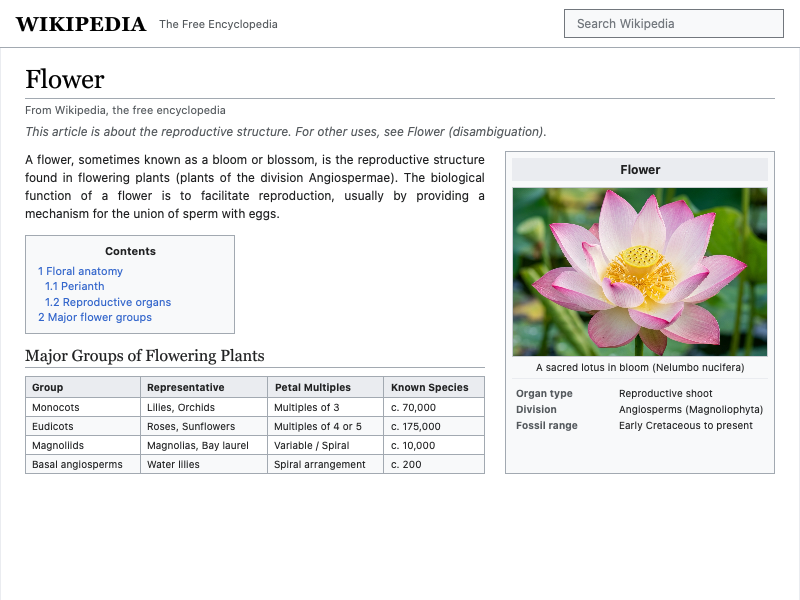
#> input picture blink_formal_wikipedia_flowers_p1.png, 800 x 600 px; the run also reads 1 picture not shown here
$ python find_feature_shifts.py
#> lines starting #> are read from the running program, lines starting #| are printed output that depends on the picture; after the words box and inside, x2 and y2 are one past the last pixel; in counts of white or black regions, pixels touching at a corner belong together
#!/usr/bin/env python3
import numpy as np
from PIL import Image

def find_text_bbox(img, y0, y1, x0, x1, bg_thresh=250):
    crop = img[y0:y1, x0:x1]
    # Non-background pixels: min channel < bg_thresh
    is_text = np.min(crop, axis=2) < bg_thresh
    rows = np.where(np.any(is_text, axis=1))[0]
    cols = np.where(np.any(is_text, axis=0))[0]
    if len(rows) == 0:
        return None
    min_y, max_y = y0 + rows[0], y0 + rows[-1]
    min_x, max_x = x0 + cols[0], x0 + cols[-1]
    # Center of mass in Y
    y_weights = np.sum(is_text, axis=1)
    y_com = y0 + np.average(np.arange(len(y_weights)), weights=y_weights)
    return min_y, max_y, min_x, max_x, y_com

def compare_features():
    p1_f = np.array(Image.open("blink_formal_wikipedia_flowers_p1.png").convert("RGB"))
#> p1_f is the input picture: shape (600, 800, 3); mean R, G, B 234.6, 234.9, 233
    p1_c = np.array(Image.open("chromium_wikipedia_flowers.png").convert("RGB"))

    p2_f = np.array(Image.open("blink_formal_wikipedia_flowers_p2.png").convert("RGB"))
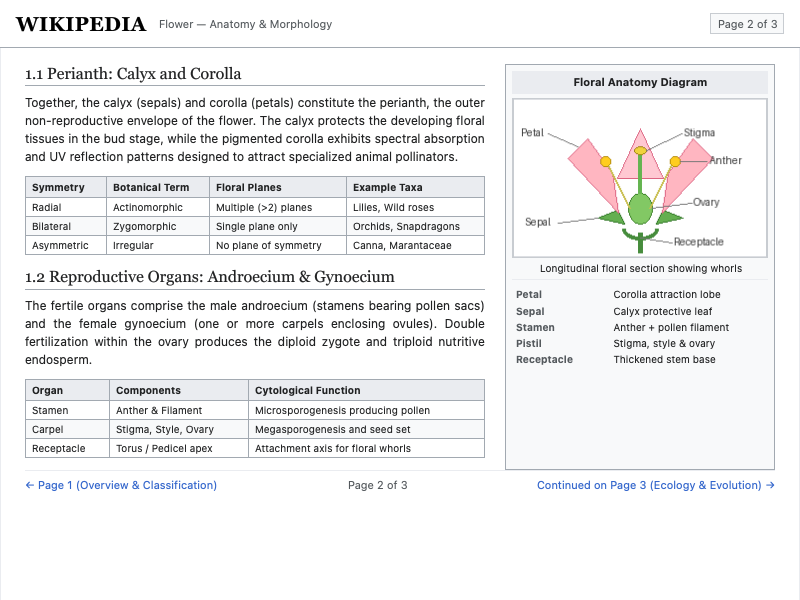
#> input picture blink_formal_wikipedia_flowers_p2.png, 800 x 600 px
#> p2_f is the input picture: shape (600, 800, 3); mean R, G, B 240.3, 240.4, 240.9
    p2_c = np.array(Image.open("chromium_wikipedia_flowers_p2.png").convert("RGB"))
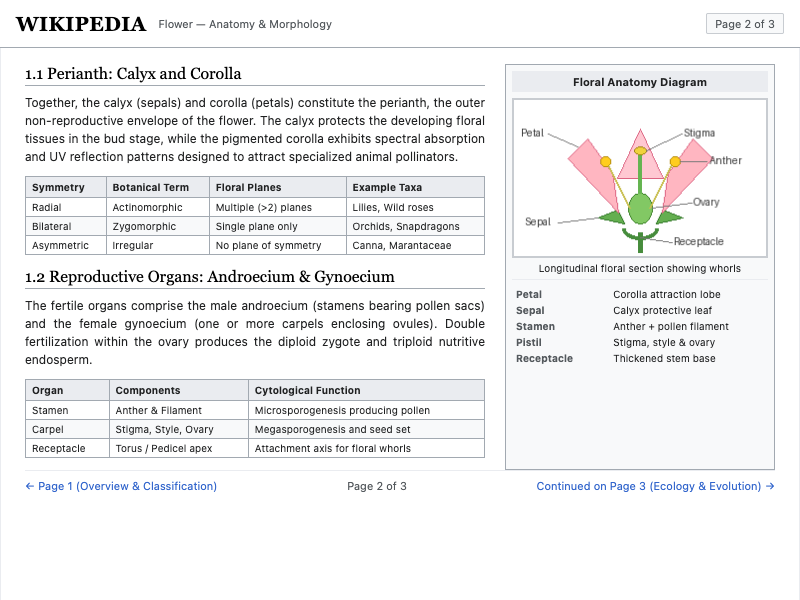
#> input picture chromium_wikipedia_flowers_p2.png, 800 x 600 px
#> p2_c is the input picture: shape (600, 800, 3); mean R, G, B 240.4, 240.5, 241

    p3_f = np.array(Image.open("blink_formal_wikipedia_flowers_p3.png").convert("RGB"))
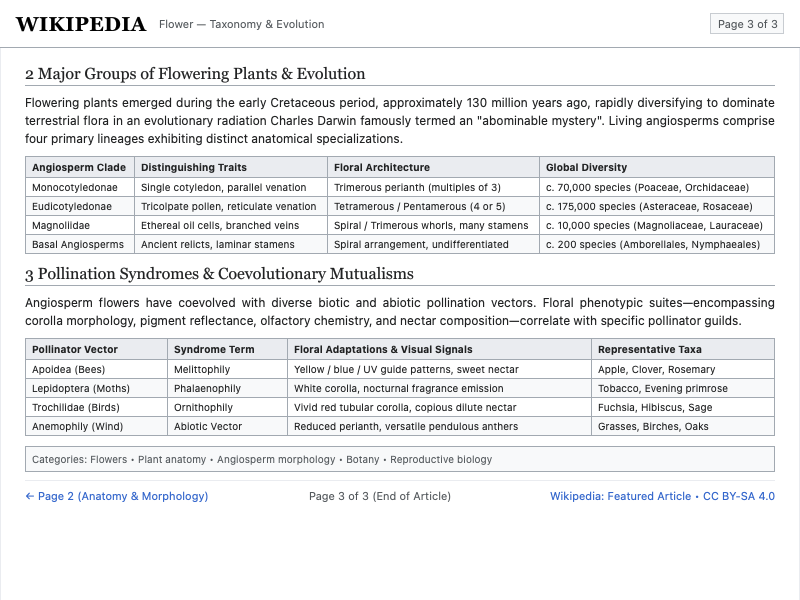
#> input picture blink_formal_wikipedia_flowers_p3.png, 800 x 600 px
#> p3_f is the input picture: shape (600, 800, 3); mean R, G, B 237, 237.6, 238.5
    p3_c = np.array(Image.open("chromium_wikipedia_flowers_p3.png").convert("RGB"))
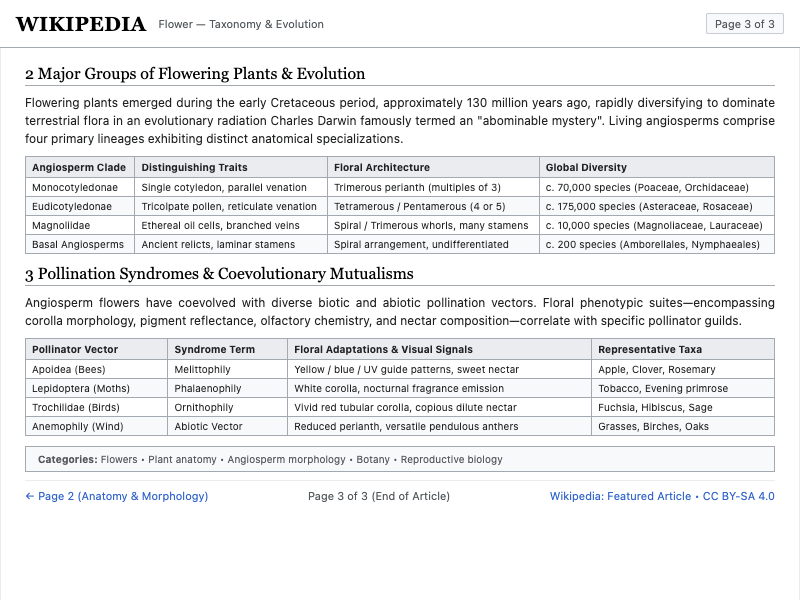
#> input picture chromium_wikipedia_flowers_p3.png, 800 x 600 px
#> p3_c is the input picture: shape (600, 800, 3); mean R, G, B 237.1, 237.7, 238.6

    features = [
        ("P1 Hatnote", p1_f, p1_c, 120, 145, 25, 550),
        ("P1 H1 Flower", p1_f, p1_c, 60, 95, 25, 200),
        ("P1 TOC Heading", p1_f, p1_c, 240, 265, 80, 180),
        ("P2 Diagram Caption", p2_f, p2_c, 260, 280, 515, 765),
        ("P2 H1.1 Heading", p2_f, p2_c, 65, 85, 25, 300),
        ("P2 H1.2 Heading", p2_f, p2_c, 265, 288, 25, 450),
        ("P2 Footer Page2", p2_f, p2_c, 475, 505, 330, 420),
        ("P3 H2 Heading", p3_f, p3_c, 65, 85, 25, 450),
        ("P3 H3 Heading", p3_f, p3_c, 265, 285, 25, 450),
        ("P3 Category Label", p3_f, p3_c, 448, 470, 35, 100),
        ("P3 Footer Page3", p3_f, p3_c, 485, 510, 300, 500),
    ]

    print(f"{'Feature':<22} | {'Formal (minY, maxY, yCOM)':<26} | {'Chromium (minY, maxY, yCOM)':<26} | {'Delta YCOM':<10}")
    print("-" * 90)
    for name, f_img, c_img, y0, y1, x0, x1 in features:
        bb_f = find_text_bbox(f_img, y0, y1, x0, x1)
        bb_c = find_text_bbox(c_img, y0, y1, x0, x1)
        if bb_f and bb_c:
            dy = bb_f[4] - bb_c[4]
            print(f"{name:<22} | [{bb_f[0]:3d}, {bb_f[1]:3d}, {bb_f[4]:5.2f}]         | [{bb_c[0]:3d}, {bb_c[1]:3d}, {bb_c[4]:5.2f}]           | {dy:+5.2f}px")
#> this loop made 11 passes
#> (name, y0, y1, x0, x1) on passes 1, 7, 11: ('P1 Hatnote', 120, 145, 25, 550), ('P2 Footer Page2', 475, 505, 330, 420), ('P3 Footer Page3', 485, 510, 300, 500)
#> (name, y0, y1, x0, x1) on passes 2, 5, 6, 8, 9: ('P1 H1 Flower', 60, 95, 25, 200), ('P2 H1.1 Heading', 65, 85, 25, 300), ('P2 H1.2 Heading', 265, 288, 25, 450), ('P3 H2 Heading', 65, 85, 25, 450), ('P3 H3 Heading', 265, 285, 25, 450)
#| P1 Hatnote             | [126, 138, 131.73]         | [126, 138, 131.75]           | -0.02px
#| P1 H1 Flower           | [ 68,  88, 79.39]         | [ 68,  88, 79.44]           | -0.05px
#| P1 TOC Heading         | [240, 264, 252.00]         | [240, 264, 252.00]           | +0.00px
#| P2 Diagram Caption     | [260, 279, 269.50]         | [260, 279, 269.50]           | +0.00px
#| P2 H1.1 Heading        | [ 66,  82, 73.91]         | [ 66,  82, 73.79]           | +0.13px
#| P2 H1.2 Heading        | [269, 285, 277.32]         | [269, 285, 277.23]           | +0.09px
#| P2 Footer Page2        | [480, 490, 485.04]         | [481, 491, 486.06]           | -1.02px
#| P3 H2 Heading          | [ 66,  82, 73.95]         | [ 66,  82, 73.91]           | +0.04px
#> (further printed lines are left out)
#> pass 1, in find_text_bbox, `is_text = np.min(crop, axis=2) < bg_thresh`:
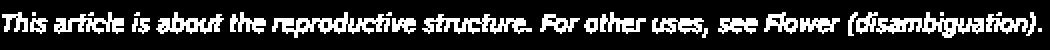
#> is_text: shape (25, 525) bool (shown 2 times larger); 19.6% white in thin lines or dots, all inside (x1, y1, x2, y2) = (1, 6, 521, 19)
#> pass 1, in find_text_bbox (call 2), `crop = img[y0:y1, x0:x1]`:
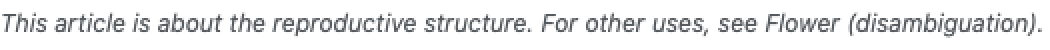
#> crop: shape (25, 525, 3) (shown 2 times larger); mean R, G, B 235.6, 236.1, 236.6
#> pass 1, in find_text_bbox (call 2), `is_text = np.min(crop, axis=2) < bg_thresh`:
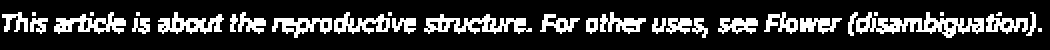
#> is_text: shape (25, 525) bool (shown 2 times larger); 19.4% white in thin lines or dots, all inside (x1, y1, x2, y2) = (1, 6, 521, 19)

if __name__ == "__main__":
    compare_features()
